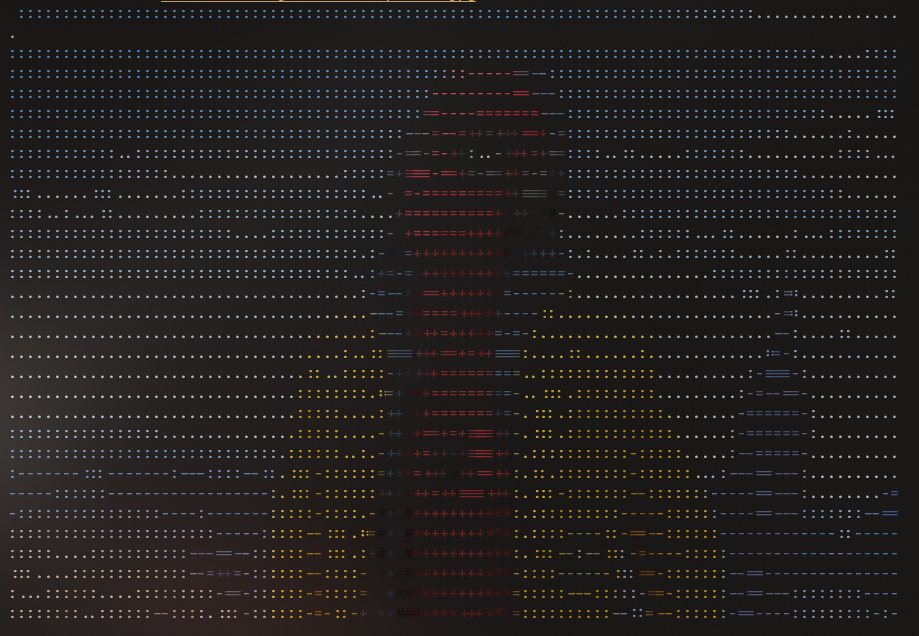
#> input picture Pasted image.png, 919 x 636 px
$ python sherif_i2a.py 'Pasted image.png'
#> lines starting #> are read from the running program, lines starting #| are printed output that depends on the picture
#!/usr/bin/env python3
from PIL import Image
import numpy as np
import shutil
from colorama import Style
import sys

ascii_chars = "@%#*+=-:. "

max_width = 206
gamma = 2.2
color_output = True

def resize_image(image, new_width=max_width):
    width, height = image.size
    aspect_ratio = height/width
    new_height = int(aspect_ratio * new_width * 0.55)
    resized_image = image.resize((new_width, new_height))
    return resized_image

def convert_toGrayscale(image):
    return image.convert("L")

def gamma_correction(img_pixels):
    normalized = img_pixels / 255.0 #-> normalize it to be between 0 and 1, best when work with image s
    corrected = np.power(normalized, 1/gamma)
    return (corrected*255).astype(np.uint8) #=> *255 to scale it back to 0:255

def map_brightness(image):
    pixels = np.array(image)
    pixels = gamma_correction(pixels)
    ascii_image = " "
    step = 255 / (len(ascii_chars)-1)
    for row in pixels:
        for pixel in row:
            ascii_image += ascii_chars[int(pixel // step)]
        ascii_image += "\n"
    return ascii_image

def map_colors(image):
    image1 = np.array(image)
    gray = np.dot(image1[..., :3], [0.299, 0.587, 0.114])
    gray = gamma_correction(gray)
    step = 255 / (len(ascii_chars)-1)
    ascii_image = " "
    for row in range(image1.shape[0]):
        for col in range(image1.shape[1]):
            r, g, b = image1[row, col][:3]
            char = ascii_chars[int(gray[row, col] // step)]
            ascii_image += f"\033[38;2;{r};{g};{b}m{char}{Style.RESET_ALL}"
        ascii_image += "\n"
    return ascii_image

def main(image_path):
#> called with image_path = 'Pasted image.png'
    try:
        term_width = shutil.get_terminal_size().columns
        new_width = min(max_width, term_width)
        image = Image.open(image_path)
#> image is the input picture: PIL image 919x636 RGB; mean R, G, B 35.4, 32.5, 31.6
        image = resize_image(image, new_width)
#> in resize_image, `resized_image = image.resize((new_width, new_height))`:
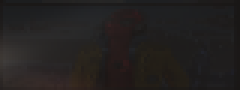
#> resized_image: PIL image 80x30 RGB (shown 3 times larger); mean R, G, B 35.4, 32.5, 31.7
        if color_output:
            ascii_image = map_colors(image)
#> in map_colors, `gray = np.dot(image1[..., :3], [0.299, 0.587, 0.114])`:
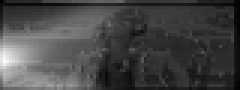
#> gray: shape (30, 80) float64 (shown 3 times larger); min 22.78, max 60.67, mean 33.3; drawn with min black and max white
#> in gamma_correction, `corrected = np.power(normalized, 1/gamma)`:
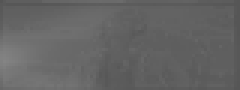
#> corrected: shape (30, 80) float64 (shown 3 times larger); min 0.334, max 0.521, mean 0.395
        else:
            ascii_image = map_brightness(image)
        print(ascii_image)
#> (printed output is left out)
    except Exception as e:
        print(f"error: {e}")
        sys.exit(1)

if __name__ == "__main__":
        if len(sys.argv) < 2:
            print("You need to specify the image path while trying this: ")
        else:
            main(sys.argv[1])
